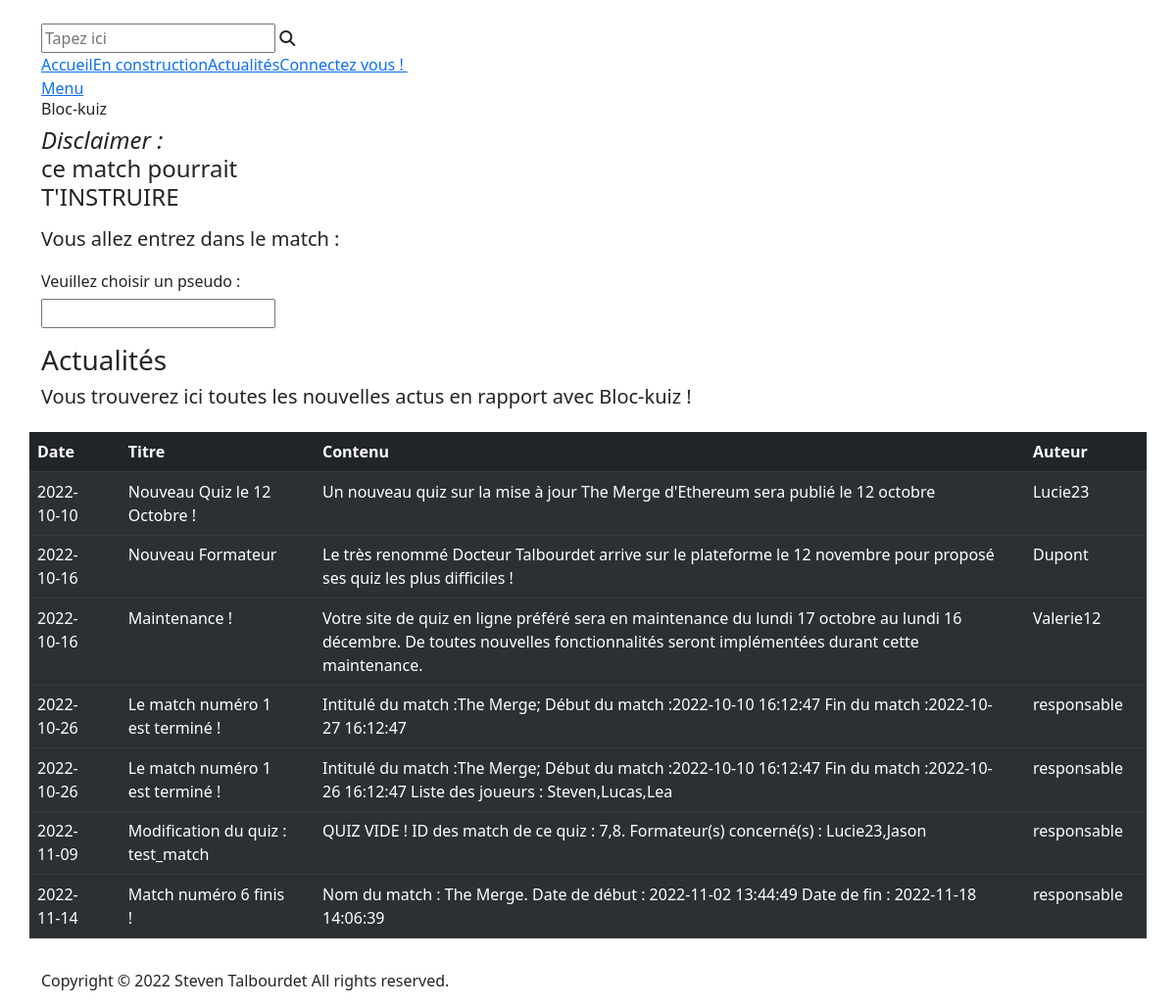
/CodeIgniter/index.php/joueur/creer, run on the app's committed database.
### tables this page shows
CREATE TABLE `T_NEWS_new` (
  `new_titre` varchar(200) NOT NULL,
  `new_contenu` varchar(500) NOT NULL,
  `new_date` date NOT NULL,
  `new_id` int(11) NOT NULL,
  `usr_id` int(11) NOT NULL
);

CREATE TABLE `T_UTILISATEUR_usr` (
  `usr_pseudo` varchar(45) NOT NULL,
  `usr_mdp` char(64) NOT NULL,
  `usr_role` char(1) NOT NULL,
  `usr_etat` char(1) NOT NULL,
  `usr_id` int(11) NOT NULL
);

### CodeIgniter/application/controllers/Joueur.php (called while the page is built, shortened)
<?php
    class Joueur extends CI_Controller {
        public function __construct()
        {
            $this->load->model('db_model');
            $this->load->helper('url_helper');
        }
        public function creer()
        {
            $this->load->helper('form');
            $this->load->library('form_validation');
            $this->form_validation->set_rules('jou_pseudo', 'jou_pseudo', 'required|alpha_numeric|callback_joueur_check');
            $this->form_validation->set_message('alpha_numeric', 'Votre pseudo ne peut contenir que des chiffres et/ou des lettres !');
            $this->form_validation->set_error_delimiters('<p style="color:#ef1834">', '</p>');
            $data['all_actu'] = $this->db_model->get_all_actualite();
            $data['nom_match'] = $this->db_model->get_info_match($_POST['id']);
            $data['all_info_match'] = $this->db_model->get_info_match($_POST['id']);
            $data['name_match'] = $this->db_model->get_name_match($_POST['id']);
            $data_test['all_actu'] = $this->db_model->get_all_actualite();
            $data_test['code_match'] = $this->db_model->get_match_exist();
            if ($this->form_validation->run() == FALSE )
            {
                $data_test['test']= $_POST['id'];
                $this->load->view('templates/haut');
                $this->load->view('templates/menu_visiteur');
                $this->load->view('nouveau_joueur',$data_test);
                $this->load->view('templates/bas');
            }
            else
            {
                $this->db_model->set_joueur2($_POST['id']);
                $this->load->view('templates/haut_wo_loader');
                $this->load->view('templates/menu_visiteur');
                $this->load->view('afficher_match',$data);
                $this->load->view('templates/bas');
            }
        }
    }
?>

### CodeIgniter/index.php (called while the page is built, shortened)
<?php
require_once BASEPATH.'core/CodeIgniter.php';

### CodeIgniter/application/models/Db_model.php (called while the page is built, shortened)
<?php
class Db_model extends CI_Model {
    public function get_all_actualite()
    {
        $query = $this->db->query(" SELECT new_date, new_titre, new_contenu, usr_pseudo,new_id FROM T_NEWS_new
                                    join T_UTILISATEUR_usr using(usr_id);");
        return $query->result_array();
    }
     public function get_match_exist()
     {
         $code_match=$this->input->post('code_match');
         $code_match_escaped=html_escape($this->db->escape_str($code_match));
         $req = "SELECT mat_code from T_MATCH_mat where mat_code = '".$code_match_escaped."';";
         $query = $this->db->query($req);
         if ($query->num_rows() == 0){
            return FALSE;
         }else{
            return ($query->row());
         }
     }
}
?>

### CodeIgniter/application/views/nouveau_joueur.php (the view, shortened to what this page needs)
<div class="container">
    <div class="row">
      <div class="col-lg-12">
        <div class="page-content">
          <div class="main-banner">
            <div class="row">
              <div >
                <div class="header-text">
                  <h6>Bloc-kuiz</h6>
                  <h4><em>Disclaimer : </em> <br>ce match pourrait<br>T'INSTRUIRE</h4>
                    <div class="tm-main-content tm-gallery-container">
                        <div class=" new_joueur">
                            <p>
                                <h5>Vous allez entrez dans le match : <?php  if(validation_errors()==FALSE){echo $code_match->mat_code;}?></h5>
                                <?php
                                    echo"<div class = 'test_new_joueur'>";
                                        if(validation_errors()==FALSE){
                                        $match_code=array('id'=>$code_match->mat_code);
                                        echo form_open('new_player' ,'', $match_code);
                                        echo "<h6 style='margin-top :2%'>";
                                        echo form_label('Veuillez choisir un pseudo :');
                                        echo "</h6>";
                                        echo "<div class='test2_new_joueur'>";
                                            $champ1=array('name'=>'jou_pseudo', 'required'=>'required','class'=>'input_style_new_joueur');
                                            echo form_input($champ1);
                                        echo "</div>";
                                    echo "</div>";
                                    echo "</p>";
                                      }
                                ?>
                        </div>
                    </div>
                </div>
              </div>
            </div>
          </div>
          <div class="most-popular">
            <div class="row">
            <h3>Actualités</h3>
            <h5>Vous trouverez ici toutes les nouvelles actus en rapport avec Bloc-kuiz ! </h5>
            <p>
                    <?php
                        if($all_actu != NULL) {
                          echo "<table class='table table-striped table-dark  table-hover'  >";
                              echo "<thead>";
                                echo "<tr>";
                                  echo "<th >Date</th>";
                                  echo"<th ></th>";
                                  echo "<th >Titre</th>";
                                  echo "<th ></th>";
                                  echo "<th >Contenu</th>";
                                  echo "<th ></th>";
                                  echo "<th >Auteur</th>";
                                  echo "<th ></th>";
                                echo "</tr>";
                              echo "</thead>";
                            echo "<tbody>";
                            foreach($all_actu as $info){
                                echo '<tr onclick="window.location=\'/index.php/actualite/afficher/'.$info["new_id"].'\'" style="cursor: pointer">';
                                  echo "<td>";
                                      echo $info["new_date"];
                                  echo "<td/>";
                                  echo "<td/>";
                                    echo $info["new_titre"] ;
                                  echo "<td/>";
                                  echo "<td/>";
                                    echo $info["new_contenu"];
                                  echo "<td/>";
                                  echo "<td/>";
                                    echo $info["usr_pseudo"];
                                  echo "<td/>";
                            }
                        }
                            else {
                            echo "Aucune actu !";
                        }
                    ?>
                </tbody>
              </table>
                    </p>
            </div>
          </div>
        </div>
      </div>
    </div>
  </div>

### data on the page
t_news_new: new_date "2022-10-10", new_titre "Nouveau Quiz le 12 Octobre !", new_contenu "Un nouveau quiz sur la mise à jour The Merge d'Ethereum sera publié le 12 octobre", usr.usr_pseudo "Lucie23"
t_news_new: new_date "2022-10-16", new_titre "Nouveau Formateur", new_contenu "Le très renommé Docteur Talbourdet arrive sur le plateforme le 12 novembre pour proposé ses quiz les plus difficiles !", usr.usr_pseudo "Dupont"
t_news_new: new_date "2022-10-16", new_titre "Maintenance !", new_contenu "Votre site de quiz en ligne préféré sera en maintenance du lundi 17 octobre au lundi 16 décembre. De toutes nouvelles fonctionnalités seront implémentées durant cette maintenance.", usr.usr_pseudo "Valerie12"
t_news_new: new_date "2022-10-26", new_titre "Le match numéro 1 est terminé !", new_contenu "Intitulé du match :The Merge; Début du match :2022-10-10 16:12:47 Fin du match :2022-10-27 16:12:47", usr.usr_pseudo "responsable"
t_news_new: new_date "2022-10-26", new_titre "Le match numéro 1 est terminé !", new_contenu "Intitulé du match :The Merge; Début du match :2022-10-10 16:12:47 Fin du match :2022-10-26 16:12:47 Liste des joueurs : Steven,Lucas,Lea", usr.usr_pseudo "responsable"
t_news_new: new_date "2022-11-09", new_titre "Modification du quiz : test_match", new_contenu "QUIZ VIDE ! ID des match de ce quiz : 7,8. Formateur(s) concerné(s) : Lucie23,Jason", usr.usr_pseudo "responsable"
t_news_new: new_date "2022-11-14", new_titre "Match numéro 6 finis !", new_contenu "Nom du match : The Merge. Date de début : 2022-11-02 13:44:49 Date de fin : 2022-11-18 14:06:39", usr.usr_pseudo "responsable"

### other printed values
form_label('Veuillez choisir un pseudo :') "Veuillez choisir un pseudo :"
